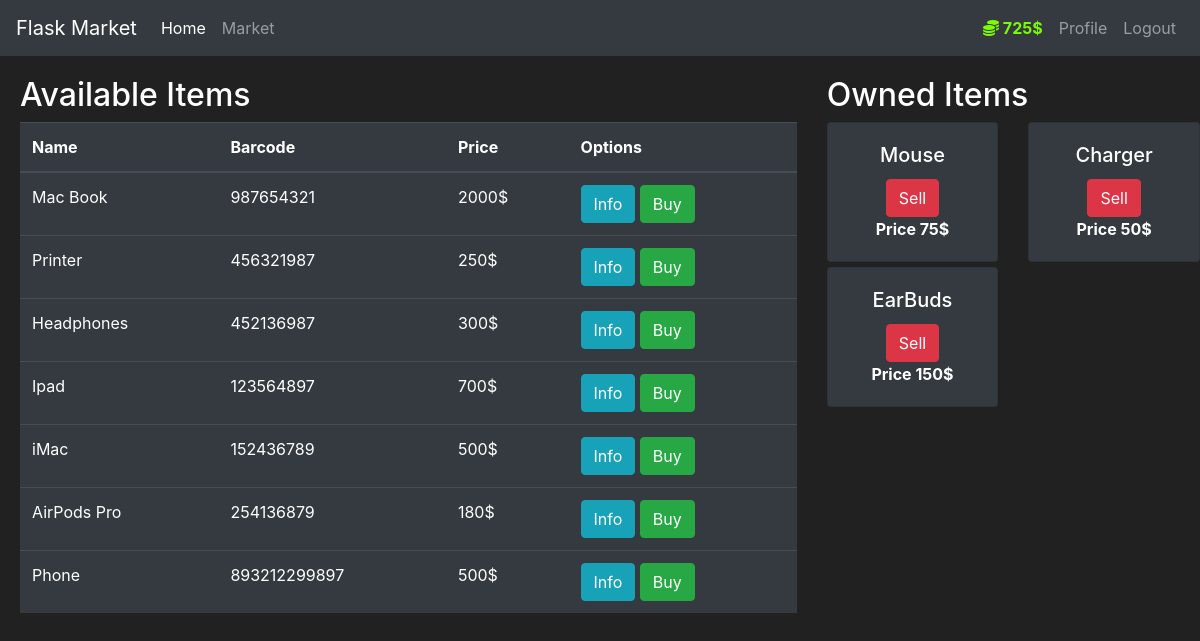
Page /market (signed in) on the committed database.
### app/models.py (models this page shows, shortened)
class User(db.Model, UserMixin): # Creating a User class which inherits from db.Model, where Model is a class in SQLAlchemy which is a base class for all models in SQLAlchemy. Here Model class is being accessed through db object.
    id = db.Column(db.Integer(), primary_key=True)
    username = db.Column(db.String(length=30), nullable=False, unique=True)
    email_address = db.Column(db.String(length=50), nullable=False, unique=True)
    password_hash = db.Column(db.String(length=60), nullable=False)
    budget = db.Column(db.Integer(), nullable=False, default=10000)
    items = db.relationship('Item', backref='owned_user', lazy=True)
    @property # This decorator allows you to access the method (password) as if it were an attribute. It allows you to use @password.setter or @password.deleter
    def password(self):
        raise AttributeError("Password cannot be accessed directly.")
    @password.setter # When you assign a value to the password attribute (e.g., user_to_create.password = form.password1.data), the setter is called.
    def password(self, plain_text_password): # Function name should be the same as the property name.
        self.password_hash = bcrypt.generate_password_hash(plain_text_password).decode('utf-8')
    @property # This decorator allows you to access the method (prettier_budget) as if it were an attribute.
    def prettier_budget(self): # This function is used to display the budget in a prettier format.
        if len(str(self.budget)) >= 4:
            return f'{str(self.budget)[:-3]},{str(self.budget)[-3:]}$'
        else:
            return f"{self.budget}$"
    @property
    def is_admin(self):
        return self.username == "Shaik"

class Item(db.Model):
    id = db.Column(db.Integer(), primary_key=True)
    name = db.Column(db.String(length=30), nullable=False, unique=True)
    price = db.Column(db.Integer(), nullable=False)
    barcode = db.Column(db.String(length=12), nullable=False, unique=True)
    description = db.Column(db.String(length=1024), nullable=False)
    owner = db.Column(db.Integer(), db.ForeignKey('user.id'))

### app/routes.py (the view, shortened to what this page needs)
@app.route('/market', methods=['GET', 'POST'])
@login_required
def market_page():
    purchase_form = PurchaseForm()
    selling_form = SellForm()
    if request.method == "GET":
        owned_items = Item.query.filter_by(owner=current_user.id)  # Return a list of all the rows in the table(Item) from the database(app.db) where the owner is the current user.
        items = Item.query.filter_by(owner=None) # Return a list of all the rows in the table(Item) from the database(app.db) where the owner is None.
        return render_template('market.html', items=items, purchase_form=purchase_form, selling_form=selling_form,
                               owned_items=owned_items)

### app/models.py (called while the page is built)
@login_manager.user_loader
def load_user(user_id): # This function is used to load the user by the user_id
    return User.query.get(int(user_id))

### app/templates/market.html (shortened to what this page needs)
{% extends 'base.html' %}
{% block content %}
<div class="row" style="margin-top:20px; margin-left:5px">
<div class="col-8">
   <h2>Available Items</h2>
   <table class="table table-hover table-dark">
      <thead>
         <tr>
            <th scope="col">Name</th>
            <th scope="col">Barcode</th>
            <th scope="col">Price</th>
            <th scope="col">Options</th>
         </tr>
      </thead>
      <tbody>
         {% for item in items %}
         <tr>
            <td>{{ item.name }}</td>
            <td>{{ item.barcode }}</td>
            <td>{{ item.price }}$</td>
            <td>
               <button class="btn btn-outline btn-info" data-toggle="modal" data-target="#Modal-MoreInfo-{{ item.id }}">Info</button>
               <button class="btn btn-outline btn-success" data-toggle="modal" data-target="#Modal-PurchaseConfirm-{{ item.id }}">Buy</button>
            </td>
         </tr>
         {% endfor %}
      </tbody>
   </table>
</div>
<div class="col-4">
<h2>Owned Items</h2>
<div class="row">
   {% for owned_item in owned_items %}
   <div class="col-md-6">
      <div style="margin-bottom: 5px" class="card text-center bg-dark">
         <div class="card-body">
            <h5 class="card-title">{{ owned_item.name }}</h5>
            <button
            class="btn btn-outline btn-danger"
            type="button"
            data-toggle="modal"
            data-target="#Modal-SellConfirm-{{ owned_item.id }}">
            Sell</button>
            <p class="card-text"><strong>Price {{ owned_item.price }}$</strong></p>
         </div>
      </div>
   </div>
  {% endfor %}
</div>
</div>
</div>
{% endblock %}

### app/templates/base.html (shortened to what this page needs)
<!doctype html>
<html lang="en">
   <head>
      <link rel="stylesheet" href="https://cdn.jsdelivr.net/npm/bootstrap@4.5.3/dist/css/bootstrap.min.css">
   </head>
   <body>
    <nav class="navbar navbar-expand-md navbar-dark bg-dark">
      <a class="navbar-brand" href="#">Flask Market</a>
      <div class="collapse navbar-collapse" id="navbarNav">
        <ul class="navbar-nav mr-auto">
            <li class="nav-item active">
                <a class="nav-link" href="{{ url_for('home_page') }}">Home <span class="sr-only">(current)</span></a>
            </li>
            <li class="nav-item">
                <a class="nav-link" href="{{ url_for('market_page') }}">Market</a>
            </li>
        </ul>
          {% if current_user.is_authenticated %}
          <ul class="navbar-nav">
              <li class="nav-item">
                  <a class="nav-link" style="color: lawngreen; font-weight: bold" >
                      <i class="fas fa-coins"></i>
                      {{ current_user.prettier_budget }}
                  </a>
              </li>
              <li class="nav-item">
                  <a class="nav-link" href="#">Profile</a>
              </li>
              <li class="nav-item">
                  <a class="nav-link" href="{{ url_for('logout_page') }}">Logout</a>
              </li>
          </ul>
        {% endif %}
      </div>
    </nav>
    {% block content %}
    {% endblock %}
   </body>
</html>

### app/templates/base.html (style rules this page uses)
body { background-color: #212121; color: white }

### rows in the picture
User: prettier_budget "725$"
Item: name "Mac Book", barcode "987654321", price "2000"
Item: name "Printer", barcode "456321987", price "250"
Item: name "Headphones", barcode "452136987", price "300"
Item: name "Ipad", barcode "123564897", price "700"
Item: name "iMac", barcode "152436789", price "500"
Item: name "AirPods Pro", barcode "254136879", price "180"
Item: name "Phone", barcode "893212299897", price "500"
Item: name "Mouse", price "75"
Item: name "Charger", price "50"
Item: name "EarBuds", price "150"
